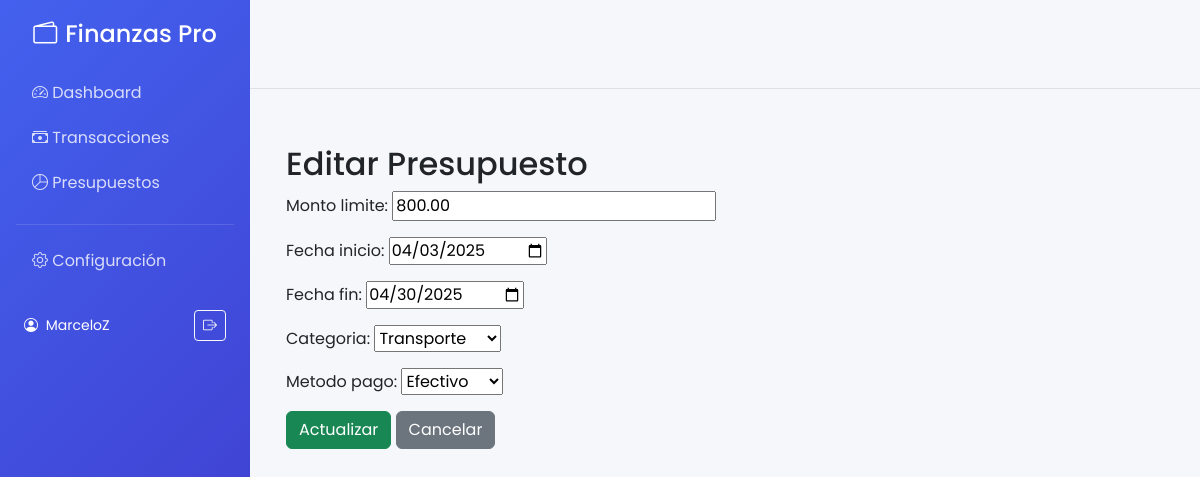
/presupuestos/editar/1/ (signed in), run on the app's committed database.
### core/models.py (models this page shows, shortened)
class Presupuesto(models.Model):
    usuario = models.ForeignKey(User, on_delete=models.CASCADE)
    monto_limite = models.DecimalField(max_digits=10, decimal_places=2, default=Decimal('0.00'))
    fecha_inicio = models.DateField()
    fecha_fin = models.DateField()
    categoria = models.ForeignKey(Categoria, on_delete=models.SET_NULL, null=True, blank=True)  # Opcional
    metodo_pago = models.ForeignKey(MetodoPago, on_delete=models.SET_NULL, null=True, blank=True)  # Opcional

### core/views.py (the view)
# urls.py: path('presupuestos/editar/<int:presupuesto_id>/', views.editar_presupuesto, name='editar_presupuesto'),
@login_required
def editar_presupuesto(request, presupuesto_id):
    presupuesto = get_object_or_404(Presupuesto, id=presupuesto_id, usuario=request.user)
    if request.method == 'POST':
        form = PresupuestoForm(request.POST, instance=presupuesto)
        if form.is_valid():
            form.save()
            return redirect('lista_presupuestos')
    else:
        form = PresupuestoForm(instance=presupuesto)
    return render(request, 'core/presupuestos/editar.html', {'form': form})

### core/forms.py
class PresupuestoForm(forms.ModelForm):
    class Meta:
        model = Presupuesto
        exclude = ['usuario']
        widgets = {
            'fecha_inicio': forms.DateInput(attrs={'type': 'date'}),
            'fecha_fin': forms.DateInput(attrs={'type': 'date'}),
        }
    def __init__(self, *args, **kwargs):
        self.user = kwargs.pop('user', None)
        super().__init__(*args, **kwargs)
        if self.user:
            self.fields['categoria'].queryset = Categoria.objects.filter(usuario=self.user)
            self.fields['metodo_pago'].queryset = MetodoPago.objects.filter(usuario=self.user)

### core/models.py (called while the page is built)
    def __str__(self):
        return self.nombre

    def __str__(self):
        return self.get_nombre_display()

### core/templates/core/presupuestos/editar.html (shortened to what this page needs)
{% extends "core/base.html" %}
{% block content %}
<div class="container mt-4">
    <h2>Editar Presupuesto</h2>
    <form method="POST">
        <div class="mb-3">
            {{ form.as_p }}
        </div>
        <button type="submit" class="btn btn-success">Actualizar</button>
        <a href="{% url 'lista_presupuestos' %}" class="btn btn-secondary">Cancelar</a>
    </form>
</div>
{% endblock %}

### core/templates/core/base.html (shortened to what this page needs)
<!DOCTYPE html>
<html lang="es">
<head>
    <link href="https://cdn.jsdelivr.net/npm/bootstrap@5.3.2/dist/css/bootstrap.min.css" rel="stylesheet">
    <link rel="stylesheet" href="https://cdn.jsdelivr.net/npm/bootstrap-icons@1.11.1/font/bootstrap-icons.css">
</head>
<body>
    <div class="sidebar d-none d-md-block">
        <div class="text-center mb-4 px-3">
            <h4 class="d-flex align-items-center justify-content-center">
                <i class="bi bi-wallet2 me-2"></i>
                <span class="brand-text">Finanzas Pro</span>
            </h4>
        </div>
        <ul class="nav flex-column px-3">
            <li class="nav-item">
                <a class="nav-link {% if request.resolver_match.url_name == 'dashboard' %}active{% endif %}"
                   href="{% url 'dashboard' %}">
                    <i class="bi bi-speedometer2"></i>
                    <span class="nav-text">Dashboard</span>
                </a>
            </li>
            <li class="nav-item">
                <a class="nav-link {% if 'transacciones' in request.resolver_match.url_name %}active{% endif %}"
                   href="{% url 'lista_transacciones' %}">
                    <i class="bi bi-cash-stack"></i>
                    <span class="nav-text">Transacciones</span>
                </a>
            </li>
            <li class="nav-item">
                <a class="nav-link {% if 'presupuestos' in request.resolver_match.url_name %}active{% endif %}"
                   href="{% url 'lista_presupuestos' %}">
                    <i class="bi bi-pie-chart"></i>
                    <span class="nav-text">Presupuestos</span>
                </a>
            </li>
            <hr class="text-white-50 my-3">
            <li class="nav-item">
                <a class="nav-link" href="#">
                    <i class="bi bi-gear"></i>
                    <span class="nav-text">Configuración</span>
                </a>
            </li>
            <li class="nav-item mt-auto d-none d-md-block">
                <div class="d-flex justify-content-between align-items-center px-2 mt-4">
                    <span class="small">
                        <i class="bi bi-person-circle me-1"></i>
                        {{ request.user.username|truncatechars:15 }}
                    </span>
                    <a href="{% url 'logout' %}" class="btn btn-sm btn-outline-light">
                        <i class="bi bi-box-arrow-right"></i>
                    </a>
                </div>
            </li>
        </ul>
    </div>
    <main class="main-content">
        <div class="d-none d-md-flex justify-content-between flex-wrap flex-md-nowrap align-items-center pt-3 pb-2 mb-3 border-bottom px-4">
        </div>
        <div class="container-fluid px-3 px-md-4 py-3">
            {% block content %}{% endblock %}
        </div>
    </main>
</body>
</html>

### core/templates/core/base.html (style rules this page uses)
:root { --primary-color: #4361ee; --secondary-color: #3f37c9; --success-color: #4cc9f0; --danger-color: #f72585; --light-bg: #f8f9fa; }
body { font-family: 'Poppins', sans-serif; background-color: #f5f7fb; padding-top: 56px; }
@media (min-width: 768px) { .sidebar { background: linear-gradient(135deg, var(--primary-color), var(--secondary-color)); min-height: 100vh; color: white; width: 250px; position: fixed; z-index: 1000; top: 0; left: 0; padding-top: 20px; } }
@media (min-width: 768px) { .main-content { margin-left: 250px; } }
.sidebar .nav-link { color: rgba(255, 255, 255, 0.8); margin-bottom: 5px; border-radius: 5px; transition: all 0.3s ease; }
.sidebar .nav-link i { transition: transform 0.3s; }

### data on the page
Presupuesto: monto_limite "800.00", fecha_inicio "04/03/2025", fecha_fin "04/30/2025", categoria "Transporte", metodo_pago "Efectivo"

### other printed values
{{ request.user.username|truncatechars:15 }} "MarceloZ"
